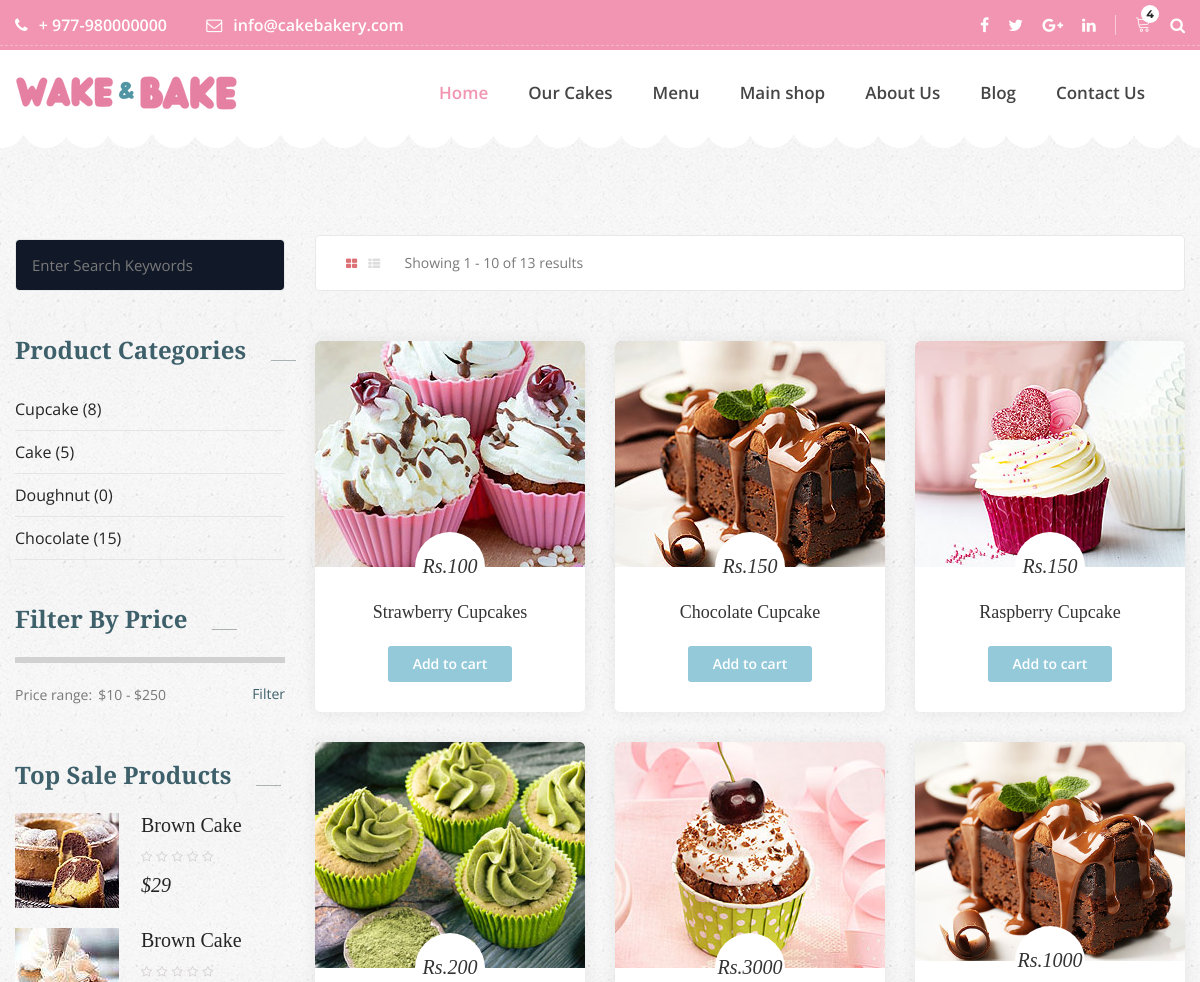
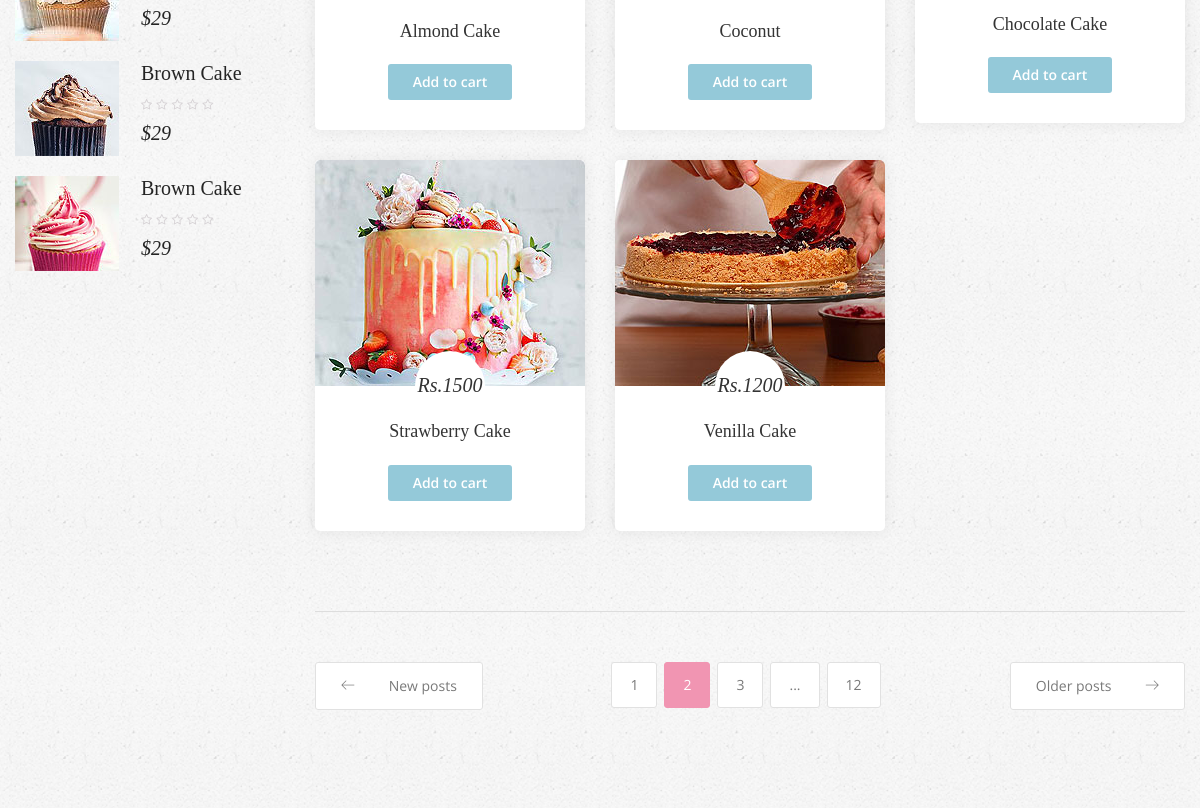
Before: /shop/Cupcake (upper part) with the older database file (2 pictures, top to bottom).
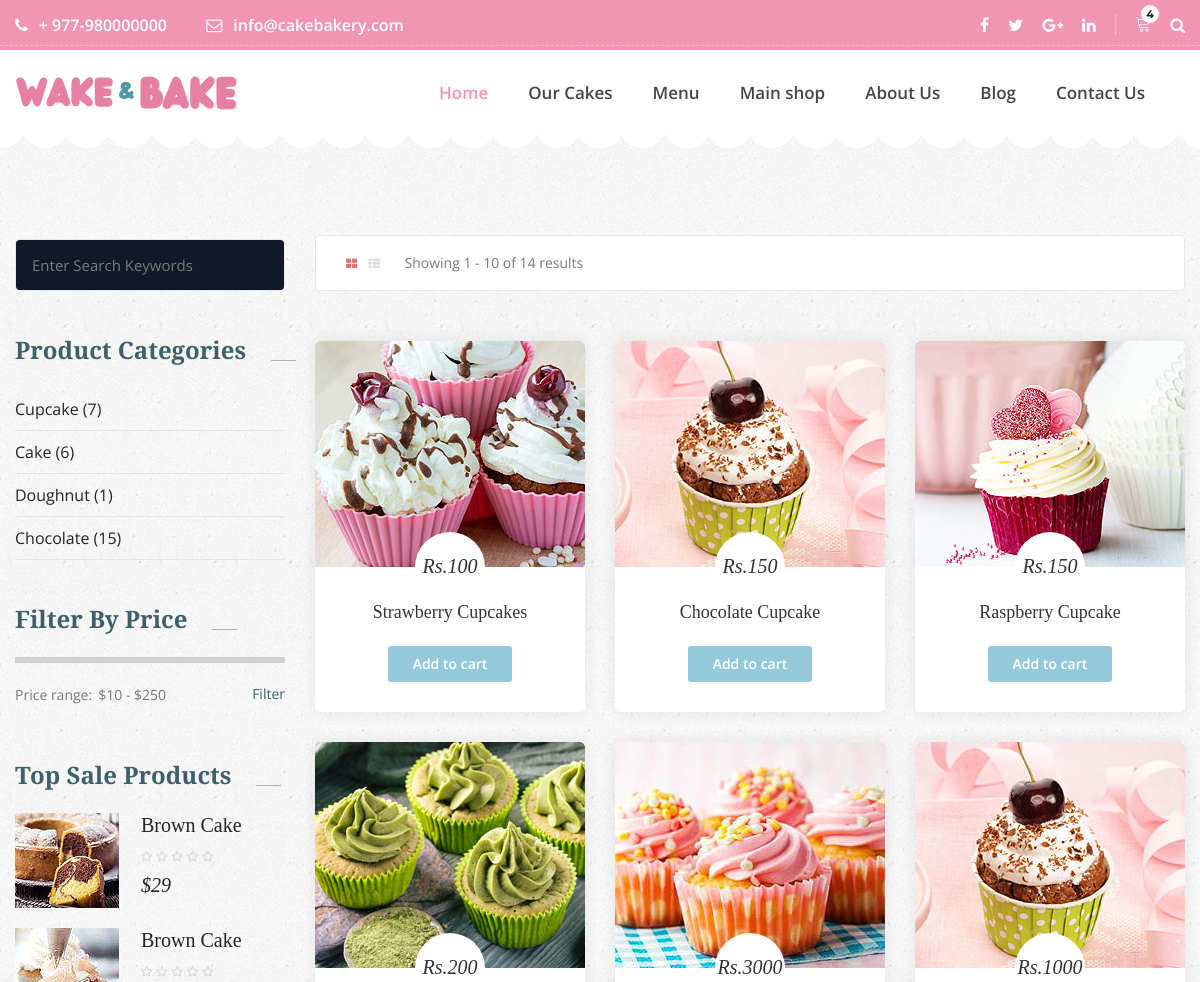
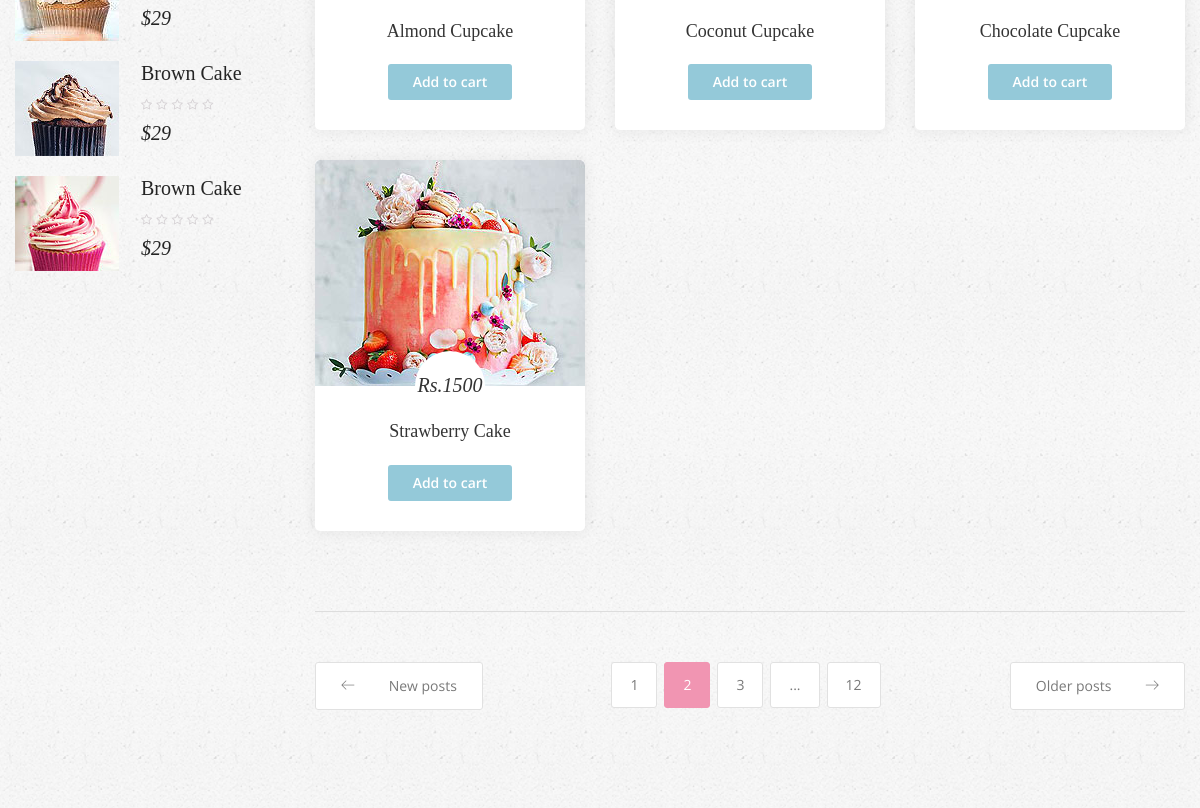
After: the same page with the newer database file (2 pictures, top to bottom).
### app/models.py (models this page shows, shortened)
class BakeryItem(models.Model):
    class AvailabilityStatus(models.TextChoices):
        AVAILABLE = 'AV', _('Available')
        OUT_OF_STOCK = 'OOS', _('Out of Stock')
        SEASONAL = 'SEA', _('Seasonal')
    name = models.CharField(max_length=200)
    category = models.CharField(max_length=100, blank=True, null=True)  # New category field
    price = models.DecimalField(max_digits=10, decimal_places=2)
    description = models.TextField(blank=True, null=True)
    availability = models.CharField(
        max_length=3, choices=AvailabilityStatus.choices, default=AvailabilityStatus.AVAILABLE
    )
    image = models.ImageField(upload_to="bakery_items", blank=True, null=True)
    created_at = models.DateTimeField(auto_now_add=True)
    updated_at = models.DateTimeField(auto_now=True)

### app/views.py (the view)
# urls.py: path('shop/', views.shop, name='main_shop'),  # Corresponds to Shop
def shop(request, data=None):
    total_cakes = len(BakeryItem.objects.filter(category="Cake"))
    total_cupcakes = len(BakeryItem.objects.filter(category="Cupcake"))
    total_doughnuts = len(BakeryItem.objects.filter(category="Doughnut"))
    total_items = len(BakeryItem.objects.all())
    if data == None:
        bakery_items = BakeryItem.objects.all()
    elif data == 'Cupcake':
        bakery_items = BakeryItem.objects.filter(category=data)
    elif data == 'Cake':
        bakery_items = BakeryItem.objects.filter(category=data)
    elif data == 'Doughnut':
        bakery_items = BakeryItem.objects.filter(category=data)
    return render(request, 'app/shop.html', {'bakery_items': bakery_items,
                                             'total_cakes': total_cakes,
                                             'total_cupcakes': total_cupcakes,
                                             'total_doughnuts': total_doughnuts,
                                                'total_items': total_items
                                             })

### app/templates/app/shop.html (shortened to what the changed rows need)
{% extends 'app/base.html' %}
{% load static %}
{% block main-content %}
        <section class="product_area p_100">
        	<div class="container">
        		<div class="row product_inner_row">
        			<div class="col-lg-9">
        				<div class="row m0 product_task_bar">
							<div class="product_task_inner">
								<div class="float-left">
									<a class="active" href="#"><i class="fa fa-th-large" aria-hidden="true"></i></a>
									<a href="#"><i class="fa fa-th-list" aria-hidden="true"></i></a>
									<span>Showing 1 - 10 of {{total_items}} results</span>
								</div>
							</div>
        				</div>
        				<div class="row product_item_inner">
							{% for item in bakery_items %}
        					<div class="col-lg-4 col-md-4 col-6">
        						<div class="cake_feature_item">
									<div class="cake_img">
										<a href="{% url "product-details" item.id %}"><img src="{{item.image.url}}" alt=""></a>
									</div>
									<div class="cake_text">
										<a href="{% url "product-details" item.id %}"><h4>Rs.{{item.price|floatformat:0}}</h4></a>
										<a href="{% url "product-details" item.id %}"><h3>{{item.name}}</h3></a>
										<a class="pest_btn" href="{% url "cart" %}">Add to cart</a>
									</div>
								</div>
        					</div>
							{% endfor %}
        				</div>
        			</div>
        			<div class="col-lg-3">
        				<div class="product_left_sidebar">
        					<aside class="left_sidebar p_catgories_widget">
        						<ul class="list_style">
        							<li><a href="{% url "shopdata" "Cupcake" %}">Cupcake ({{total_cupcakes}})</a></li>
									<li><a href="{% url "shopdata" "Cake" %}">Cake ({{total_cakes}})</a></li>
        							<li><a href="{% url "shopdata" "Doughnut" %}">Doughnut ({{total_doughnuts}})</a></li>
        						</ul>
        					</aside>
        				</div>
        			</div>
        		</div>
        	</div>
        </section>
{% endblock main-content %}

Changed rows visible on the page:
no longer on this page (row edited): BakeryItem: image (picture), price "1200", name "Venilla Cake"
changed BakeryItem (number 2 of 7 on the later page): image: a different picture
changed BakeryItem: name "Almond Cake" → "Almond Cupcake"
changed BakeryItem: image: a different picture; name "Coconut" → "Coconut Cupcake"
changed BakeryItem (number 6 of 7 on the later page): image: a different picture; name "Chocolate Cake" → "Chocolate Cupcake"
Other visible differences:
{{ total_items }}: "13" → "14"
{{ total_cupcakes }}: "8" → "7"
{{ total_cakes }}: "5" → "6"
{{ total_doughnuts }}: "0" → "1"
